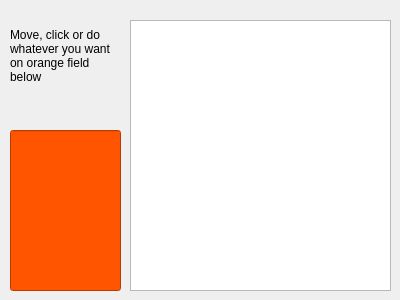
<?xml version="1.0" encoding="UTF-8"?>
<ui version="4.0">
 <class>Touch_test</class>
 <widget class="QDialog" name="Touch_test">
  <property name="geometry">
   <rect>
    <x>0</x>
    <y>0</y>
    <width>400</width>
    <height>300</height>
   </rect>
  </property>
  <property name="windowTitle">
   <string>Touch_test</string>
  </property>
  <widget class="QLineEdit" name="lineEdit">
   <property name="geometry">
    <rect>
     <x>10</x>
     <y>130</y>
     <width>111</width>
     <height>161</height>
    </rect>
   </property>
   <property name="tabletTracking">
    <bool>true</bool>
   </property>
   <property name="styleSheet">
    <string notr="true">QLineEdit{background: rgb(255, 85, 0);}</string>
   </property>
  </widget>
  <widget class="QPlainTextEdit" name="plainTextEdit">
   <property name="geometry">
    <rect>
     <x>130</x>
     <y>20</y>
     <width>261</width>
     <height>271</height>
    </rect>
   </property>
   <property name="acceptDrops">
    <bool>false</bool>
   </property>
   <property name="readOnly">
    <bool>true</bool>
   </property>
  </widget>
  <widget class="QLabel" name="label">
   <property name="geometry">
    <rect>
     <x>10</x>
     <y>10</y>
     <width>111</width>
     <height>91</height>
    </rect>
   </property>
   <property name="text">
    <string>Move, click or do whatever you want on orange field below</string>
   </property>
   <property name="wordWrap">
    <bool>true</bool>
   </property>
  </widget>
 </widget>
 <layoutdefault spacing="6" margin="11"/>
 <resources/>
 <connections/>
</ui>
